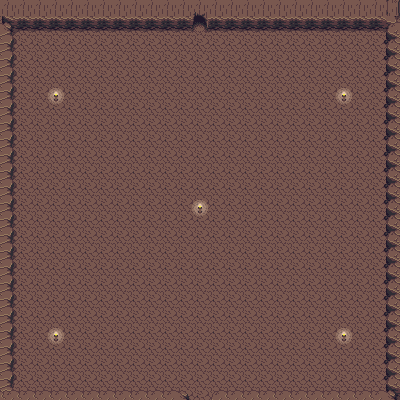

Below is a game level as drawn by its tile map, then a one-line description and the .tmx file that defines it, in full:
An orthogonal 25x25 tile map with 16x16 px tiles, 3 tile layers (Ground, Wall, Object) and 12 objects.

<map version="1.5" tiledversion="1.5.0" orientation="orthogonal" renderorder="right-down" width="25" height="25" tilewidth="16" tileheight="16" infinite="0" nextlayerid="5" nextobjectid="15">
 <tileset firstgid="1" source="Cave.tsx" />
 <layer id="1" name="Ground" width="25" height="25">
  <data encoding="csv">
1,1,1,1,1,1,1,1,1,1,1,1,1,1,1,1,1,1,1,1,1,1,1,1,1,
1,1,1,1,1,1,1,1,1,1,1,1,1,1,1,1,1,1,1,1,1,1,1,1,1,
1,1,1,1,1,1,1,1,1,1,1,1,1,1,1,1,1,1,1,1,1,1,1,1,1,
1,1,1,1,1,1,1,1,1,1,1,1,1,1,1,1,1,1,1,1,1,1,1,1,1,
1,1,1,1,1,1,1,1,1,1,1,1,1,1,1,1,1,1,1,1,1,1,1,1,1,
1,1,1,1,1,1,1,1,1,1,1,1,1,1,1,1,1,1,1,1,1,1,1,1,1,
1,1,1,1,1,1,1,1,1,1,1,1,1,1,1,1,1,1,1,1,1,1,1,1,1,
1,1,1,1,1,1,1,1,1,1,1,1,1,1,1,1,1,1,1,1,1,1,1,1,1,
1,1,1,1,1,1,1,1,1,1,1,1,1,1,1,1,1,1,1,1,1,1,1,1,1,
1,1,1,1,1,1,1,1,1,1,1,1,1,1,1,1,1,1,1,1,1,1,1,1,1,
1,1,1,1,1,1,1,1,1,1,1,1,1,1,1,1,1,1,1,1,1,1,1,1,1,
1,1,1,1,1,1,1,1,1,1,1,1,1,1,1,1,1,1,1,1,1,1,1,1,1,
1,1,1,1,1,1,1,1,1,1,1,1,1,1,1,1,1,1,1,1,1,1,1,1,1,
1,1,1,1,1,1,1,1,1,1,1,1,1,1,1,1,1,1,1,1,1,1,1,1,1,
1,1,1,1,1,1,1,1,1,1,1,1,1,1,1,1,1,1,1,1,1,1,1,1,1,
1,1,1,1,1,1,1,1,1,1,1,1,1,1,1,1,1,1,1,1,1,1,1,1,1,
1,1,1,1,1,1,1,1,1,1,1,1,1,1,1,1,1,1,1,1,1,1,1,1,1,
1,1,1,1,1,1,1,1,1,1,1,1,1,1,1,1,1,1,1,1,1,1,1,1,1,
1,1,1,1,1,1,1,1,1,1,1,1,1,1,1,1,1,1,1,1,1,1,1,1,1,
1,1,1,1,1,1,1,1,1,1,1,1,1,1,1,1,1,1,1,1,1,1,1,1,1,
1,1,1,1,1,1,1,1,1,1,1,1,1,1,1,1,1,1,1,1,1,1,1,1,1,
1,1,1,1,1,1,1,1,1,1,1,1,1,1,1,1,1,1,1,1,1,1,1,1,1,
1,1,1,1,1,1,1,1,1,1,1,1,1,1,1,1,1,1,1,1,1,1,1,1,1,
1,1,1,1,1,1,1,1,1,1,1,1,1,1,1,1,1,1,1,1,1,1,1,1,1,
1,1,1,1,1,1,1,1,1,1,1,1,1,1,1,1,1,1,1,1,1,1,1,1,1
</data>
 </layer>
 <layer id="2" name="Wall" width="25" height="25">
  <data encoding="csv">
163,163,163,163,163,163,163,163,163,163,163,163,211,163,163,163,163,163,163,163,163,163,163,163,164,
210,247,247,247,247,247,247,247,247,247,247,247,251,247,247,247,247,247,247,247,247,247,247,247,250,
169,0,0,0,0,0,0,0,0,0,0,0,0,0,0,0,0,0,0,0,0,0,0,0,168,
169,0,0,0,0,0,0,0,0,0,0,0,0,0,0,0,0,0,0,0,0,0,0,0,168,
169,0,0,0,0,0,0,0,0,0,0,0,0,0,0,0,0,0,0,0,0,0,0,0,168,
169,0,0,0,0,0,0,0,0,0,0,0,0,0,0,0,0,0,0,0,0,0,0,0,168,
169,0,0,0,0,0,0,0,0,0,0,0,0,0,0,0,0,0,0,0,0,0,0,0,168,
169,0,0,0,0,0,0,0,0,0,0,0,0,0,0,0,0,0,0,0,0,0,0,0,168,
169,0,0,0,0,0,0,0,0,0,0,0,0,0,0,0,0,0,0,0,0,0,0,0,168,
169,0,0,0,0,0,0,0,0,0,0,0,0,0,0,0,0,0,0,0,0,0,0,0,168,
169,0,0,0,0,0,0,0,0,0,0,0,0,0,0,0,0,0,0,0,0,0,0,0,168,
169,0,0,0,0,0,0,0,0,0,0,0,0,0,0,0,0,0,0,0,0,0,0,0,168,
169,0,0,0,0,0,0,0,0,0,0,0,0,0,0,0,0,0,0,0,0,0,0,0,168,
169,0,0,0,0,0,0,0,0,0,0,0,0,0,0,0,0,0,0,0,0,0,0,0,168,
169,0,0,0,0,0,0,0,0,0,0,0,0,0,0,0,0,0,0,0,0,0,0,0,168,
169,0,0,0,0,0,0,0,0,0,0,0,0,0,0,0,0,0,0,0,0,0,0,0,168,
169,0,0,0,0,0,0,0,0,0,0,0,0,0,0,0,0,0,0,0,0,0,0,0,168,
169,0,0,0,0,0,0,0,0,0,0,0,0,0,0,0,0,0,0,0,0,0,0,0,168,
169,0,0,0,0,0,0,0,0,0,0,0,0,0,0,0,0,0,0,0,0,0,0,0,168,
169,0,0,0,0,0,0,0,0,0,0,0,0,0,0,0,0,0,0,0,0,0,0,0,168,
169,0,0,0,0,0,0,0,0,0,0,0,0,0,0,0,0,0,0,0,0,0,0,0,168,
169,0,0,0,0,0,0,0,0,0,0,0,0,0,0,0,0,0,0,0,0,0,0,0,168,
169,0,0,0,0,0,0,0,0,0,0,0,0,0,0,0,0,0,0,0,0,0,0,0,168,
169,0,0,0,0,0,0,0,0,0,0,0,0,0,0,0,0,0,0,0,0,0,0,0,168,
171,207,207,207,207,207,207,207,207,207,207,209,0,208,207,207,207,207,207,207,207,207,207,207,210
</data>
 </layer>
 <layer id="3" name="Object" width="25" height="25">
  <data encoding="csv">
0,0,0,0,0,0,0,0,0,0,0,0,0,0,0,0,0,0,0,0,0,0,0,0,0,
0,0,0,0,0,0,0,0,0,0,0,0,0,0,0,0,0,0,0,0,0,0,0,0,0,
0,0,0,0,0,0,0,0,0,0,0,0,0,0,0,0,0,0,0,0,0,0,0,0,0,
0,0,0,0,0,0,0,0,0,0,0,0,0,0,0,0,0,0,0,0,0,0,0,0,0,
0,0,0,0,0,0,0,0,0,0,0,0,0,0,0,0,0,0,0,0,0,0,0,0,0,
0,0,0,201,0,0,0,0,0,0,0,0,0,0,0,0,0,0,0,0,0,201,0,0,0,
0,0,0,241,0,0,0,0,0,0,0,0,0,0,0,0,0,0,0,0,0,241,0,0,0,
0,0,0,0,0,0,0,0,0,0,0,0,0,0,0,0,0,0,0,0,0,0,0,0,0,
0,0,0,0,0,0,0,0,0,0,0,0,0,0,0,0,0,0,0,0,0,0,0,0,0,
0,0,0,0,0,0,0,0,0,0,0,0,0,0,0,0,0,0,0,0,0,0,0,0,0,
0,0,0,0,0,0,0,0,0,0,0,0,0,0,0,0,0,0,0,0,0,0,0,0,0,
0,0,0,0,0,0,0,0,0,0,0,0,0,0,0,0,0,0,0,0,0,0,0,0,0,
0,0,0,0,0,0,0,0,0,0,0,0,201,0,0,0,0,0,0,0,0,0,0,0,0,
0,0,0,0,0,0,0,0,0,0,0,0,241,0,0,0,0,0,0,0,0,0,0,0,0,
0,0,0,0,0,0,0,0,0,0,0,0,0,0,0,0,0,0,0,0,0,0,0,0,0,
0,0,0,0,0,0,0,0,0,0,0,0,0,0,0,0,0,0,0,0,0,0,0,0,0,
0,0,0,0,0,0,0,0,0,0,0,0,0,0,0,0,0,0,0,0,0,0,0,0,0,
0,0,0,0,0,0,0,0,0,0,0,0,0,0,0,0,0,0,0,0,0,0,0,0,0,
0,0,0,0,0,0,0,0,0,0,0,0,0,0,0,0,0,0,0,0,0,0,0,0,0,
0,0,0,0,0,0,0,0,0,0,0,0,0,0,0,0,0,0,0,0,0,0,0,0,0,
0,0,0,201,0,0,0,0,0,0,0,0,0,0,0,0,0,0,0,0,0,201,0,0,0,
0,0,0,241,0,0,0,0,0,0,0,0,0,0,0,0,0,0,0,0,0,241,0,0,0,
0,0,0,0,0,0,0,0,0,0,0,0,0,0,0,0,0,0,0,0,0,0,0,0,0,
0,0,0,0,0,0,0,0,0,0,0,0,0,0,0,0,0,0,0,0,0,0,0,0,0,
0,0,0,0,0,0,0,0,0,0,0,0,0,0,0,0,0,0,0,0,0,0,0,0,0
</data>
 </layer>
 <objectgroup id="4" name="Collision">
  <object id="1" x="207" y="0" width="193" height="30" />
  <object id="3" x="0" y="0" width="193.5" height="29.75" />
  <object id="4" x="-0.0642606" y="0" width="13.941" height="400" />
  <object id="5" x="10.75" y="343.5" height="1.5" />
  <object id="6" x="0" y="390" width="188.938" height="10" />
  <object id="7" x="211" y="390" width="189" height="10" />
  <object id="8" x="385.938" y="0.0625" width="14.0625" height="399.938" />
  <object id="9" x="341.909" y="333.727" width="4.18182" height="7.09091" />
  <object id="10" x="342" y="93.9091" width="4.18182" height="7.09091" />
  <object id="12" x="53.7273" y="94" width="4.18182" height="7.09091" />
  <object id="13" x="53.7273" y="333.818" width="4.18182" height="7.09091" />
  <object id="14" x="197.727" y="206" width="4.18182" height="7.09091" />
 </objectgroup>
</map>
